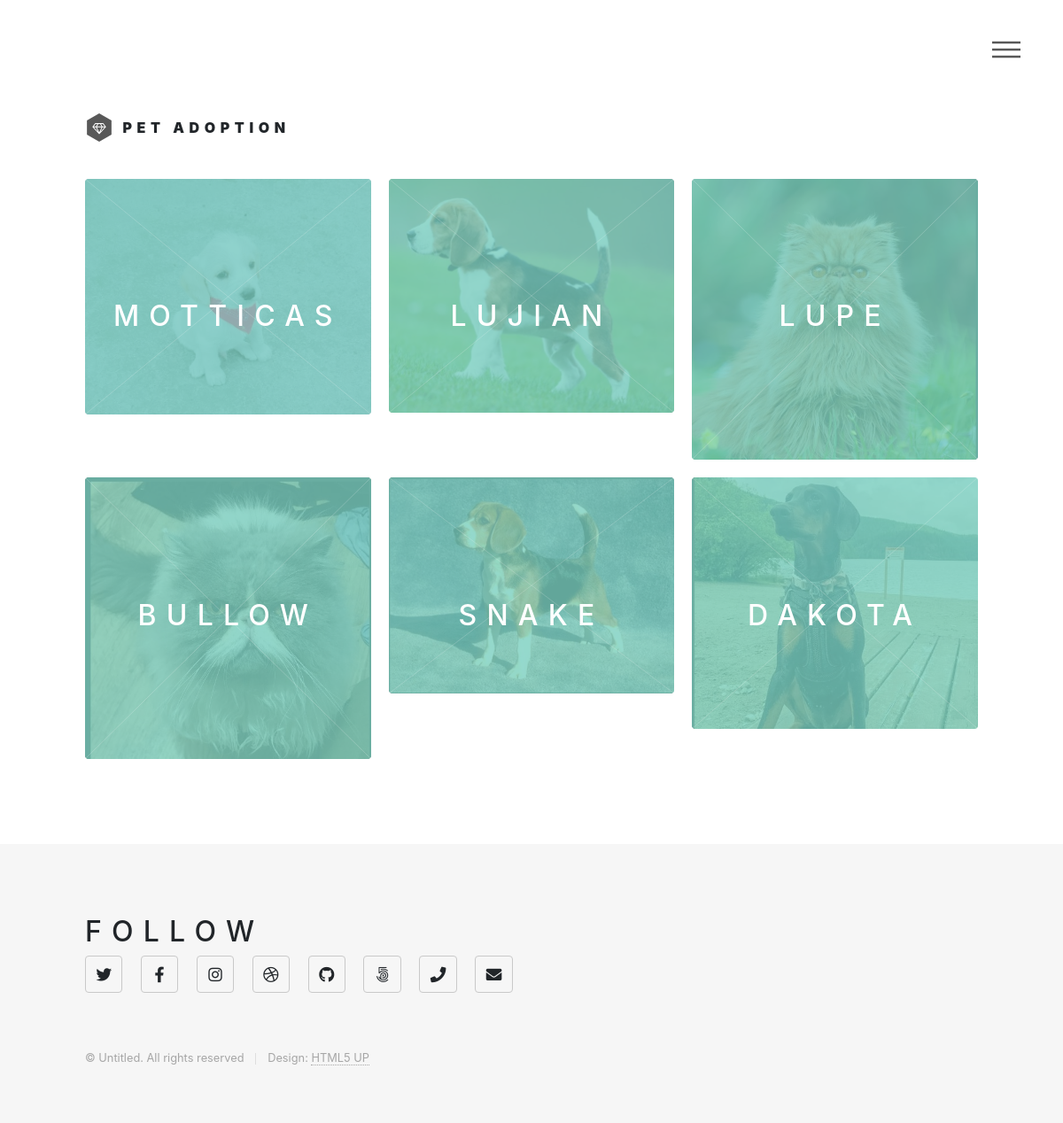
The page / on the database its author committed.
### website/models.py (models this page shows)
class Media(db.Model):
    id = db.Column(db.Integer, primary_key = True)
    path = db.Column(db.String(150), nullable = False)
    pet_id = db.Column(db.Integer, db.ForeignKey('pet.id'))

class Pet(db.Model):
    id = db.Column(db.Integer, primary_key = True)
    name = db.Column(db.String(100), nullable = False)
    age = db.Column(db.String(100))
    sex = db.Column(db.String(100), nullable = False)
    status = db.Column(db.Boolean, default = True)
    pet_type_id = db.Column(db.Integer, db.ForeignKey('pet_type.id'))
    breed_id = db.Column(db.Integer, db.ForeignKey('breed.id'))
    medias = db.relationship(Media)

### website/index.py (the view)
@indexs.route('/')
def index():
    posts = db.engine.execute('SELECT media.path, pet.name, post.description FROM media, pet, post WHERE media.pet_id = post.pet_id AND post.pet_id = pet.id')
    random_style = str(random.randint(1, 6))
    return render_template("index.html", user=current_user, posts=posts, random_style=random_style)

### website/templates/index.html (shortened to what this page needs)
{% extends "base.html" %}
{% block posts %}
<br>
{% for post in posts%}
    <article class="{{'style' + random_style}}">
        <span class="image">
            <img src="{{ url_for('static', filename='images/pet_media/' + post.path)}}" alt="" />
        </span>
        <a href="/pet-info">
            <h2>{{post.name}}</h2>
        </a>
    </article>
{% endfor %}
{% endblock%}

### rows shown on the page
Media: path (picture), name "MOTTICAS"
Media: path (picture), name "LUJIAN"
Media: path (picture), name "LUPE"
Media: path (picture), name "BULLOW"
Media: path (picture), name "SNAKE"
Media: path (picture), name "DAKOTA"
